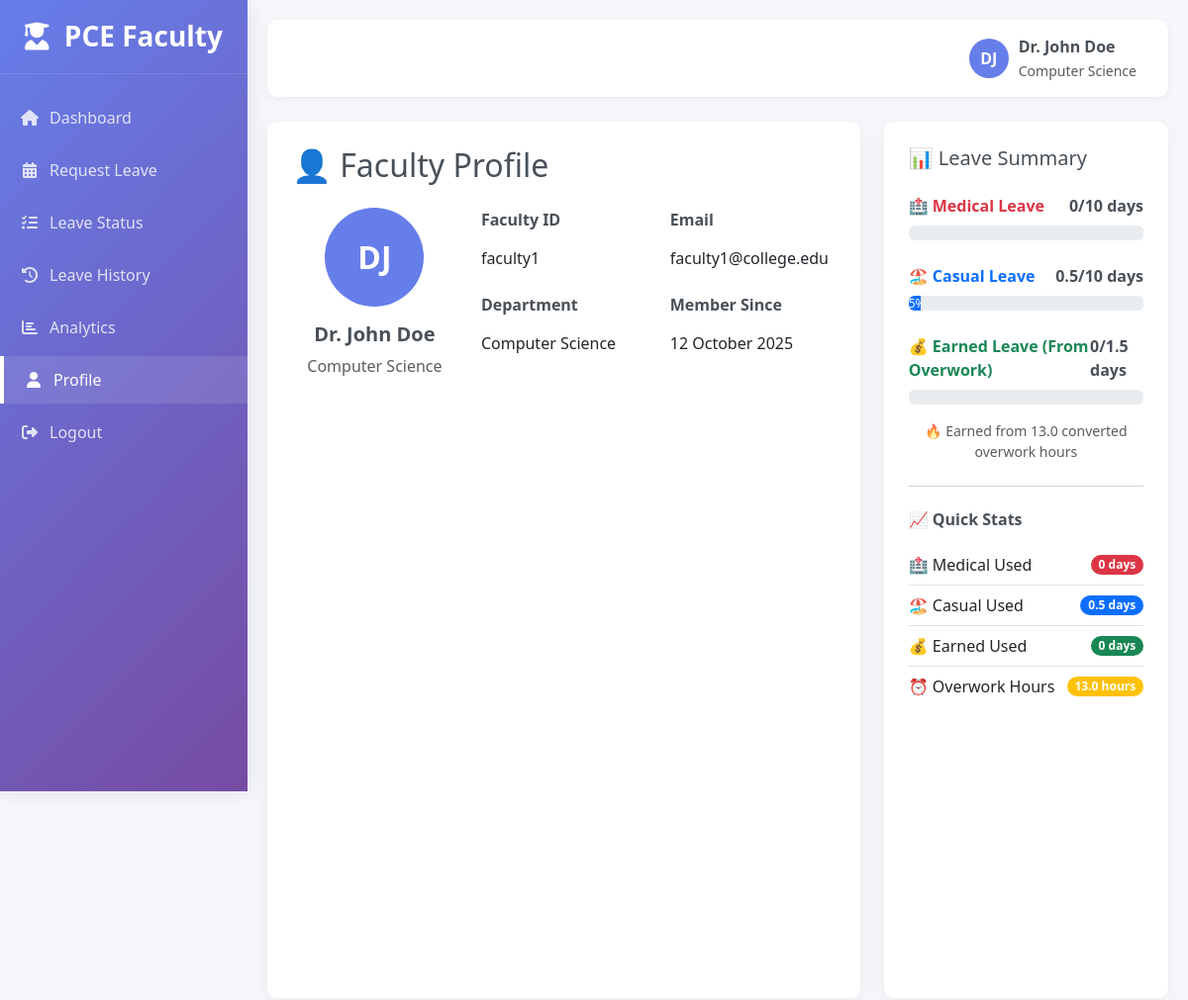
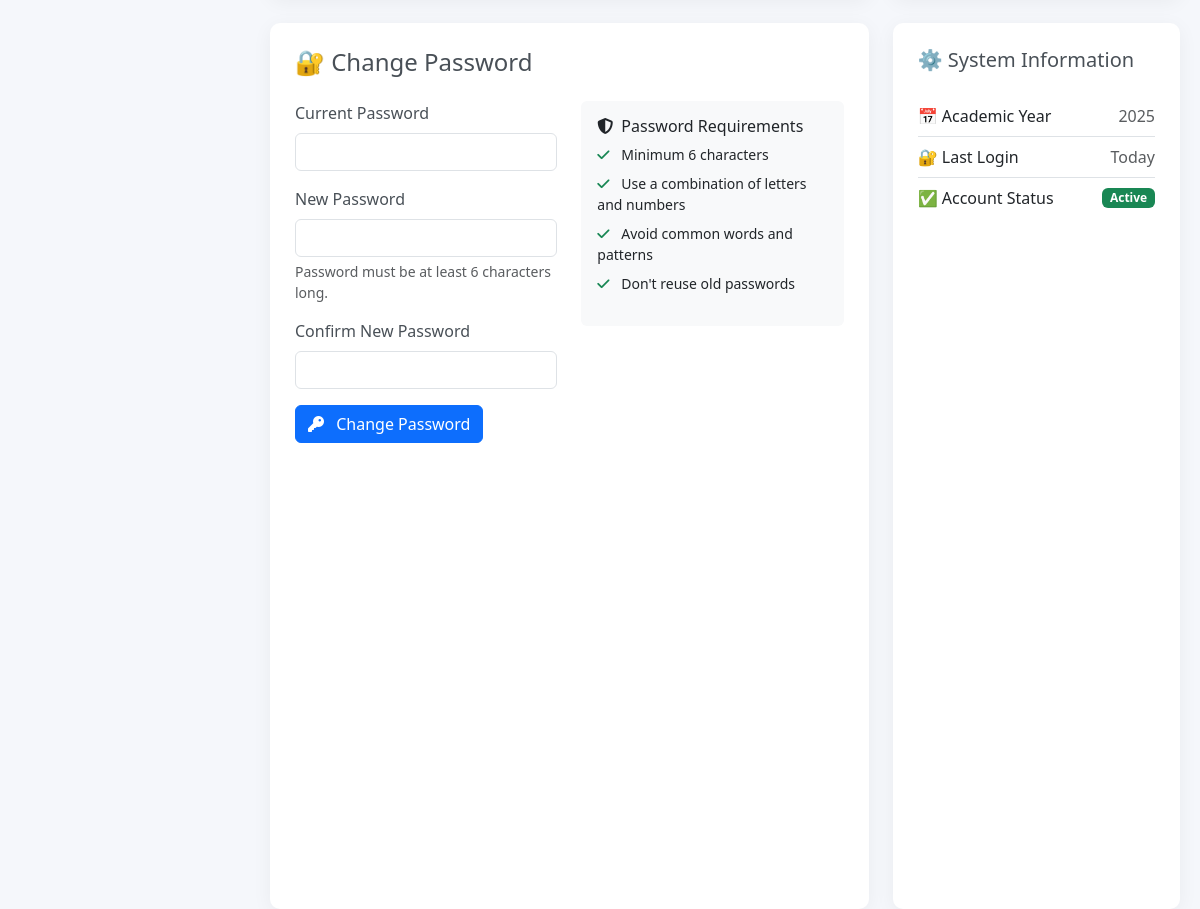
The app's page /profile (signed in) with its own data (2 pictures, top to bottom).
### main.py (models this page shows)
class User(UserMixin, db.Model):
    id = db.Column(db.Integer, primary_key=True)
    username = db.Column(db.String(80), unique=True, nullable=False)
    password_hash = db.Column(db.String(255), nullable=False)
    email = db.Column(db.String(120), unique=True, nullable=False)
    full_name = db.Column(db.String(100), nullable=False)
    department = db.Column(db.String(100), nullable=False)
    medical_leave_total = db.Column(db.Integer, default=10)
    medical_leave_used = db.Column(db.Integer, default=0)
    medical_leave_left = db.Column(db.Integer, default=10)
    casual_leave_total = db.Column(db.Integer, default=10)
    casual_leave_used = db.Column(db.Integer, default=0)
    casual_leave_left = db.Column(db.Integer, default=10)
    earned_leave_total = db.Column(db.Integer, default=0)
    earned_leave_used = db.Column(db.Integer, default=0)
    earned_leave_left = db.Column(db.Integer, default=0)
    overwork_hours = db.Column(db.Float, default=0.0)
    pending_overwork_hours = db.Column(db.Float, default=0.0)
    current_year = db.Column(db.Integer, default=lambda: datetime.now().year)
    created_at = db.Column(db.DateTime, default=datetime.utcnow)
    updated_at = db.Column(db.DateTime, default=datetime.utcnow, onupdate=datetime.utcnow)

### main.py (the view)
@app.route('/profile')
@login_required
def profile():
    return render_template('profile.html', user=current_user)

### main.py (called while the page is built)
@login_manager.user_loader
def load_user(user_id):
    return User.query.get(int(user_id))

### templates/profile.html (shortened to what this page needs)
{% extends "base.html" %}
{% block content %}
<div class="row">
    <div class="col-lg-8">
        <div class="dashboard-card">
            <h2 class="mb-4">👤 Faculty Profile</h2>
            <div class="row">
                <div class="col-md-4 text-center mb-4">
                    <div class="user-avatar mx-auto mb-3" style="width: 100px; height: 100px; font-size: 2rem;">
                        {{ user.full_name[0] }}{{ user.full_name.split(' ')[1][0] if user.full_name.split(' ')|length > 1 else user.full_name[1] }}
                    </div>
                    <h5 class="fw-bold">{{ user.full_name }}</h5>
                    <p class="text-muted">{{ user.department }}</p>
                </div>
                <div class="col-md-8">
                    <div class="row">
                        <div class="col-sm-6 mb-3">
                            <label class="form-label fw-bold">Faculty ID</label>
                            <p class="form-control-plaintext">{{ user.username }}</p>
                        </div>
                        <div class="col-sm-6 mb-3">
                            <label class="form-label fw-bold">Email</label>
                            <p class="form-control-plaintext">{{ user.email }}</p>
                        </div>
                        <div class="col-sm-6 mb-3">
                            <label class="form-label fw-bold">Department</label>
                            <p class="form-control-plaintext">{{ user.department }}</p>
                        </div>
                        <div class="col-sm-6 mb-3">
                            <label class="form-label fw-bold">Member Since</label>
                            <p class="form-control-plaintext">{{ user.created_at.strftime('%d %B %Y') }}</p>
                        </div>
                    </div>
                </div>
            </div>
        </div>
        <div class="dashboard-card mt-4">
            <h4 class="mb-4">🔐 Change Password</h4>
            <form method="POST" action="{{ url_for('change_password') }}">
                <div class="row">
                    <div class="col-md-6">
                        <div class="mb-3">
                            <label for="current_password" class="form-label">Current Password</label>
                            <input type="password" class="form-control" id="current_password" name="current_password" required>
                        </div>
                        <div class="mb-3">
                            <label for="new_password" class="form-label">New Password</label>
                            <input type="password" class="form-control" id="new_password" name="new_password" required>
                            <div class="form-text">
                                Password must be at least 6 characters long.
                            </div>
                        </div>
                        <div class="mb-3">
                            <label for="confirm_password" class="form-label">Confirm New Password</label>
                            <input type="password" class="form-control" id="confirm_password" name="confirm_password" required>
                        </div>
                        <button type="submit" class="btn btn-primary">
                            <i class="fas fa-key me-2"></i> Change Password
                        </button>
                    </div>
                    <div class="col-md-6">
                        <div class="card border-0 bg-light">
                            <div class="card-body">
                                <h6 class="card-title"><i class="fas fa-shield-alt me-2"></i>Password Requirements</h6>
                                <ul class="list-unstyled small">
                                    <li class="mb-2"><i class="fas fa-check text-success me-2"></i> Minimum 6 characters</li>
                                    <li class="mb-2"><i class="fas fa-check text-success me-2"></i> Use a combination of letters and numbers</li>
                                    <li class="mb-2"><i class="fas fa-check text-success me-2"></i> Avoid common words and patterns</li>
                                    <li class="mb-2"><i class="fas fa-check text-success me-2"></i> Don't reuse old passwords</li>
                                </ul>
                            </div>
                        </div>
                    </div>
                </div>
            </form>
        </div>
    </div>
    <div class="col-lg-4">
        <div class="dashboard-card">
            <h5 class="card-title mb-4">📊 Leave Summary</h5>
            <div class="mb-4">
                <div class="d-flex justify-content-between mb-2">
                    <span class="fw-bold text-danger">🏥 Medical Leave</span>
                    <span class="fw-bold">{{ user.medical_leave_used }}/{{ user.medical_leave_total }} days</span>
                </div>
                <div class="progress mb-3" style="height: 15px;">
                    {% set medical_percentage = (user.medical_leave_used / user.medical_leave_total * 100) if user.medical_leave_total > 0 else 0 %}
                </div>
            </div>
            <div class="mb-4">
                <div class="d-flex justify-content-between mb-2">
                    <span class="fw-bold text-primary">🏖️ Casual Leave</span>
                    <span class="fw-bold">{{ user.casual_leave_used }}/{{ user.casual_leave_total }} days</span>
                </div>
                <div class="progress mb-3" style="height: 15px;">
                    {% set casual_percentage = (user.casual_leave_used / user.casual_leave_total * 100) if user.casual_leave_total > 0 else 0 %}
                    <div class="progress-bar bg-primary" role="progressbar" style="width: {{ casual_percentage }}%">
                        {{ casual_percentage|round|int }}%
                    </div>
                </div>
            </div>
            <div class="mb-4">
                <div class="d-flex justify-content-between mb-2">
                    <span class="fw-bold text-success">💰 Earned Leave (From Overwork)</span>
                    <span class="fw-bold">{{ user.earned_leave_used }}/{{ user.earned_leave_total }} days</span>
                </div>
                <div class="progress mb-3" style="height: 15px;">
                    {% set earned_percentage = (user.earned_leave_used / user.earned_leave_total * 100) if user.earned_leave_total > 0 else 0 %}
                </div>
                <div class="text-center small text-muted">
                    🔥 Earned from {{ user.overwork_hours }} converted overwork hours
                </div>
            </div>
            <hr class="my-4">
            <h6 class="fw-bold mb-3">📈 Quick Stats</h6>
            <div class="list-group list-group-flush">
                <div class="list-group-item d-flex justify-content-between align-items-center px-0">
                    <span>🏥 Medical Used</span>
                    <span class="badge bg-danger rounded-pill">{{ user.medical_leave_used }} days</span>
                </div>
                <div class="list-group-item d-flex justify-content-between align-items-center px-0">
                    <span>🏖️ Casual Used</span>
                    <span class="badge bg-primary rounded-pill">{{ user.casual_leave_used }} days</span>
                </div>
                <div class="list-group-item d-flex justify-content-between align-items-center px-0">
                    <span>💰 Earned Used</span>
                    <span class="badge bg-success rounded-pill">{{ user.earned_leave_used }} days</span>
                </div>
                <div class="list-group-item d-flex justify-content-between align-items-center px-0">
                    <span>⏰ Overwork Hours</span>
                    <span class="badge bg-warning rounded-pill">{{ user.overwork_hours }} hours</span>
                </div>
            </div>
        </div>
        <div class="dashboard-card mt-4">
            <h5 class="card-title mb-4">⚙️ System Information</h5>
            <div class="list-group list-group-flush">
                <div class="list-group-item d-flex justify-content-between align-items-center px-0">
                    <span>📅 Academic Year</span>
                    <span class="text-muted">{{ user.current_year }}</span>
                </div>
                <div class="list-group-item d-flex justify-content-between align-items-center px-0">
                    <span>🔐 Last Login</span>
                    <span class="text-muted">Today</span>
                </div>
                <div class="list-group-item d-flex justify-content-between align-items-center px-0">
                    <span>✅ Account Status</span>
                    <span class="badge bg-success">Active</span>
                </div>
            </div>
        </div>
    </div>
</div>
{% endblock %}

### templates/base.html (shortened to what this page needs)
<!DOCTYPE html>
<html lang="en">
<head>
    <link href="https://cdn.jsdelivr.net/npm/bootstrap@5.3.0/dist/css/bootstrap.min.css" rel="stylesheet">
    <link rel="stylesheet" href="https://cdnjs.cloudflare.com/ajax/libs/font-awesome/6.4.0/css/all.min.css">
</head>
<body>
    {% if current_user.is_authenticated %}
    <div class="sidebar">
        <div class="sidebar-header">
            <h3><i class="fas fa-user-graduate me-2"></i> PCE Faculty</h3>
        </div>
        <div class="sidebar-menu">
            <ul>
                <li>
                    {% if current_user.username == 'admin' %}
                    <a href="{{ url_for('admin_dashboard') }}" class="{% if request.endpoint == 'admin_dashboard' %}active{% endif %}">
                        <i class="fas fa-home"></i> <span>Dashboard</span>
                    </a>
                    {% else %}
                    <a href="{{ url_for('dashboard') }}" class="{% if request.endpoint == 'dashboard' %}active{% endif %}">
                        <i class="fas fa-home"></i> <span>Dashboard</span>
                    </a>
                    {% endif %}
                </li>
                {% if current_user.username == 'admin' %}
                <li><a href="{{ url_for('admin_pending_requests') }}" class="{% if request.endpoint == 'admin_pending_requests' %}active{% endif %}"><i class="fas fa-tasks"></i> <span>Pending Requests</span></a></li>
                <li><a href="{{ url_for('admin_faculty_list') }}" class="{% if request.endpoint == 'admin_faculty_list' %}active{% endif %}"><i class="fas fa-users"></i> <span>Faculty Management</span></a></li>
                {% else %}
                <li><a href="{{ url_for('request_leave') }}" class="{% if request.endpoint == 'request_leave' %}active{% endif %}"><i class="fas fa-calendar-alt"></i> <span>Request Leave</span></a></li>
                <li><a href="{{ url_for('status') }}" class="{% if request.endpoint == 'status' %}active{% endif %}"><i class="fas fa-tasks"></i> <span>Leave Status</span></a></li>
                <li><a href="{{ url_for('history') }}" class="{% if request.endpoint == 'history' %}active{% endif %}"><i class="fas fa-history"></i> <span>Leave History</span></a></li>
                <li><a href="{{ url_for('stats') }}" class="{% if request.endpoint == 'stats' %}active{% endif %}"><i class="fas fa-chart-bar"></i> <span>Analytics</span></a></li>
                {% endif %}
                <li><a href="{{ url_for('profile') }}" class="{% if request.endpoint == 'profile' %}active{% endif %}"><i class="fas fa-user"></i> <span>Profile</span></a></li>
                <li><a href="{{ url_for('logout') }}"><i class="fas fa-sign-out-alt"></i> <span>Logout</span></a></li>
            </ul>
        </div>
    </div>
    {% endif %}
    <div class="{% if current_user.is_authenticated %}main-content{% endif %}">
        {% if current_user.is_authenticated %}
        <nav class="navbar navbar-expand-lg">
            <div class="container-fluid">
                <div class="d-flex align-items-center ms-auto">
                    <div class="user-info">
                        <div class="user-avatar">
                            {{ current_user.full_name[0] }}{{ current_user.full_name.split(' ')[1][0] if current_user.full_name.split(' ')|length > 1 else current_user.full_name[1] }}
                        </div>
                        <div>
                            <div class="fw-bold">{{ current_user.full_name }}</div>
                            <small class="text-muted">{{ current_user.department }}</small>
                        </div>
                    </div>
                </div>
            </div>
        </nav>
        {% endif %}
        {% block content %}{% endblock %}
    </div>
</body>
</html>

### templates/base.html (style rules this page uses)
:root { --primary: #667eea; --primary-dark: #5a6fd8; --secondary: #764ba2; --success: #17c964; --warning: #f5a623; --info: #007bff; --light: #f8f9fa; --dark: #343a40; --gray: #6c757d; --card-shadow: 0 4px 20px 0 rgba(0, 0, 0, 0.05); --sidebar-width: 250px; }
body { font-family: 'Segoe UI', Tahoma, Geneva, Verdana, sans-serif; background-color: #f5f7fb; color: #495057; margin: 0; padding: 0; }
.sidebar { position: fixed; top: 0; left: 0; height: 100vh; width: var(--sidebar-width); background: linear-gradient(135deg, var(--primary) 0%, var(--secondary) 100%); color: white; z-index: 1000; box-shadow: 0 0 20px rgba(0, 0, 0, 0.1); transition: all 0.3s; }
.sidebar-header { padding: 20px; border-bottom: 1px solid rgba(255, 255, 255, 0.1); text-align: center; }
.sidebar-header h3 { margin: 0; font-weight: 600; }
.sidebar-menu { padding: 20px 0; }
.sidebar-menu ul { list-style: none; padding: 0; margin: 0; }
.sidebar-menu li { margin-bottom: 5px; }
.sidebar-menu a { display: flex; align-items: center; padding: 12px 20px; color: rgba(255, 255, 255, 0.8); text-decoration: none; transition: all 0.3s; }
.sidebar-menu a:hover, .sidebar-menu a.active { background: rgba(255, 255, 255, 0.1); color: white; border-left: 4px solid white; }
.sidebar-menu i { margin-right: 10px; width: 20px; text-align: center; }
.main-content { margin-left: var(--sidebar-width); padding: 20px; min-height: 100vh; }
.navbar { background: white; box-shadow: 0 2px 10px rgba(0, 0, 0, 0.05); padding: 15px 20px; margin-bottom: 25px; border-radius: 10px; }
.user-info { display: flex; align-items: center; }
.user-avatar { width: 40px; height: 40px; border-radius: 50%; background: var(--primary); color: white; display: flex; align-items: center; justify-content: center; margin-right: 10px; font-weight: bold; }
.dashboard-card { background: white; border-radius: 10px; box-shadow: var(--card-shadow); padding: 25px; margin-bottom: 25px; transition: transform 0.3s, box-shadow 0.3s; border: none; height: 100%; }

### records on screen
User: full_name "D", full_name.split|length "J", full_name "Dr. John Doe", department "Computer Science", username "faculty1", email "faculty1@college.edu", created_at "12 October 2025", medical_leave_used "0", medical_leave_total "10", casual_leave_used "0.5", casual_leave_total "10", earned_leave_used "0", earned_leave_total "1.5", overwork_hours "13.0", current_year "2025"

### other values on screen
{{ casual_percentage|round|int }} "5"
